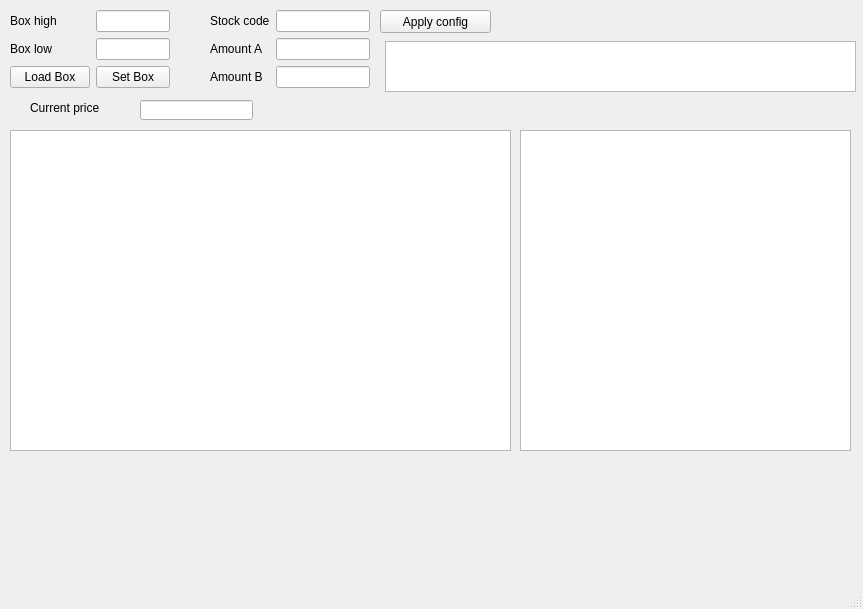
<?xml version="1.0" encoding="UTF-8"?>
<ui version="4.0">
 <class>MainWindow</class>
 <widget class="QMainWindow" name="MainWindow">
  <property name="geometry">
   <rect>
    <x>0</x>
    <y>0</y>
    <width>863</width>
    <height>609</height>
   </rect>
  </property>
  <property name="windowTitle">
   <string>MainWindow</string>
  </property>
  <widget class="QWidget" name="centralwidget">
   <widget class="QWidget" name="formLayoutWidget">
    <property name="geometry">
     <rect>
      <x>10</x>
      <y>10</y>
      <width>160</width>
      <height>80</height>
     </rect>
    </property>
    <layout class="QFormLayout" name="formLayout">
     <item row="0" column="1">
      <widget class="QLineEdit" name="box_high"/>
     </item>
     <item row="0" column="0">
      <widget class="QLabel" name="label">
       <property name="text">
        <string>Box high</string>
       </property>
      </widget>
     </item>
     <item row="1" column="1">
      <widget class="QLineEdit" name="box_low"/>
     </item>
     <item row="1" column="0">
      <widget class="QLabel" name="label_2">
       <property name="text">
        <string>Box low</string>
       </property>
      </widget>
     </item>
     <item row="2" column="0">
      <widget class="QPushButton" name="load_box_button">
       <property name="text">
        <string>Load Box</string>
       </property>
      </widget>
     </item>
     <item row="2" column="1">
      <widget class="QPushButton" name="set_box_button">
       <property name="text">
        <string>Set Box</string>
       </property>
      </widget>
     </item>
    </layout>
   </widget>
   <widget class="QWidget" name="formLayoutWidget_2">
    <property name="geometry">
     <rect>
      <x>210</x>
      <y>10</y>
      <width>160</width>
      <height>80</height>
     </rect>
    </property>
    <layout class="QFormLayout" name="formLayout_2">
     <item row="0" column="0">
      <widget class="QLabel" name="label_3">
       <property name="text">
        <string>Stock code</string>
       </property>
      </widget>
     </item>
     <item row="0" column="1">
      <widget class="QLineEdit" name="stock_code"/>
     </item>
     <item row="1" column="0">
      <widget class="QLabel" name="label_4">
       <property name="text">
        <string>Amount A</string>
       </property>
      </widget>
     </item>
     <item row="1" column="1">
      <widget class="QLineEdit" name="amount_a"/>
     </item>
     <item row="2" column="0">
      <widget class="QLabel" name="label_5">
       <property name="text">
        <string>Amount B</string>
       </property>
      </widget>
     </item>
     <item row="2" column="1">
      <widget class="QLineEdit" name="amount_b"/>
     </item>
    </layout>
   </widget>
   <widget class="QTextBrowser" name="tradelogs">
    <property name="geometry">
     <rect>
      <x>10</x>
      <y>130</y>
      <width>501</width>
      <height>321</height>
     </rect>
    </property>
   </widget>
   <widget class="QTextBrowser" name="minutebars">
    <property name="geometry">
     <rect>
      <x>520</x>
      <y>130</y>
      <width>331</width>
      <height>321</height>
     </rect>
    </property>
   </widget>
   <widget class="QLabel" name="label_6">
    <property name="geometry">
     <rect>
      <x>30</x>
      <y>100</y>
      <width>81</width>
      <height>16</height>
     </rect>
    </property>
    <property name="text">
     <string>Current price</string>
    </property>
   </widget>
   <widget class="QLineEdit" name="current_price">
    <property name="geometry">
     <rect>
      <x>140</x>
      <y>100</y>
      <width>113</width>
      <height>20</height>
     </rect>
    </property>
   </widget>
   <widget class="QPushButton" name="apply_button">
    <property name="geometry">
     <rect>
      <x>380</x>
      <y>10</y>
      <width>111</width>
      <height>23</height>
     </rect>
    </property>
    <property name="text">
     <string>Apply config</string>
    </property>
   </widget>
   <widget class="QTextBrowser" name="logs">
    <property name="geometry">
     <rect>
      <x>385</x>
      <y>41</y>
      <width>471</width>
      <height>51</height>
     </rect>
    </property>
   </widget>
  </widget>
  <widget class="QMenuBar" name="menubar">
   <property name="geometry">
    <rect>
     <x>0</x>
     <y>0</y>
     <width>863</width>
     <height>21</height>
    </rect>
   </property>
  </widget>
  <widget class="QStatusBar" name="statusbar"/>
 </widget>
 <resources/>
 <connections/>
</ui>
